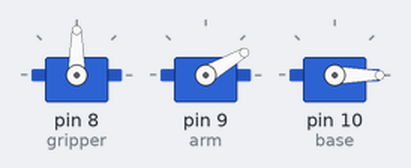
This sketch was run on a simulated Arduino Uno, built with avr-gcc and run on an emulated ATmega328P. On the bench: 3 × servo.

Above: at 2.6 s.
At 5.6 s:
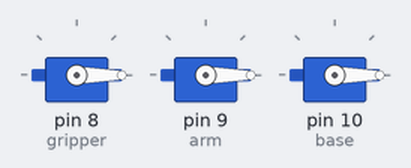
At 10.6 s:
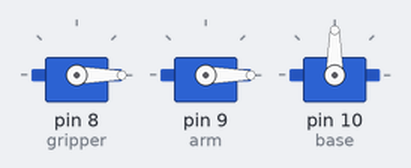
At 13.7 s:
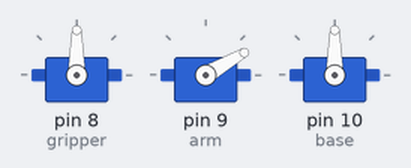
At 20.7 s:
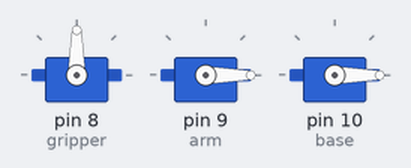
At 36.9 s:
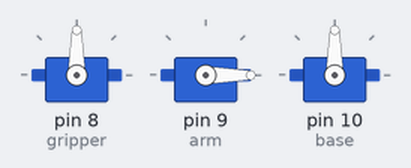
Timing chart, 0 to 40.0 s (numbered marks = the images above):
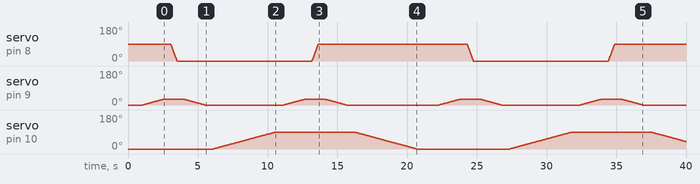

The sketch:

servo_test.ino
```cpp
#include <Servo.h>

Servo gripper,arm,base;

//#define gripper 8
//#define arm 9
void setup(){
  gripper.attach(8);
  arm.attach(9);
  base.attach(10);
  gripper.write(90);
  arm.write(0);
  base.write(0);
  delay(1000);
}

void loop(){
  arm_function();
  delay(1000);
}

void arm_function(){
//  arm naambe
  for(int i=0;i<=30;i++){
    arm.write(i);
    delay(50);
    }
  delay(500);
//gripper dhorbe
  for (int i=90;i>=0;i--){
    gripper.write(i);
    delay(5);
    }
  delay(500);
//arm uthbe
  for(int i=30;i>=0;i--){
    arm.write(i);
    delay(50);
    }
  delay(500);

//  base ghurbe
  for(int i=0;i<=90;i++){
    base.write(i);
    delay(50);
    }
  delay(500);

//  arm naambe
  for(int i=0;i<=30;i++){
    arm.write(i);
    delay(50);
    }
  delay(500);

//gripper charbe
for (int i=0;i<=90;i++){
    gripper.write(i);
    delay(5);
    }
  delay(500);

//arm uthbe
  for(int i=30;i>=0;i--){
    arm.write(i);
    delay(50);
    }
  delay(500);

// base aager jaygay jabe
  for(int i=90;i>=0;i--){
    base.write(i);
    delay(50);
    }
  delay(500);
}
```
